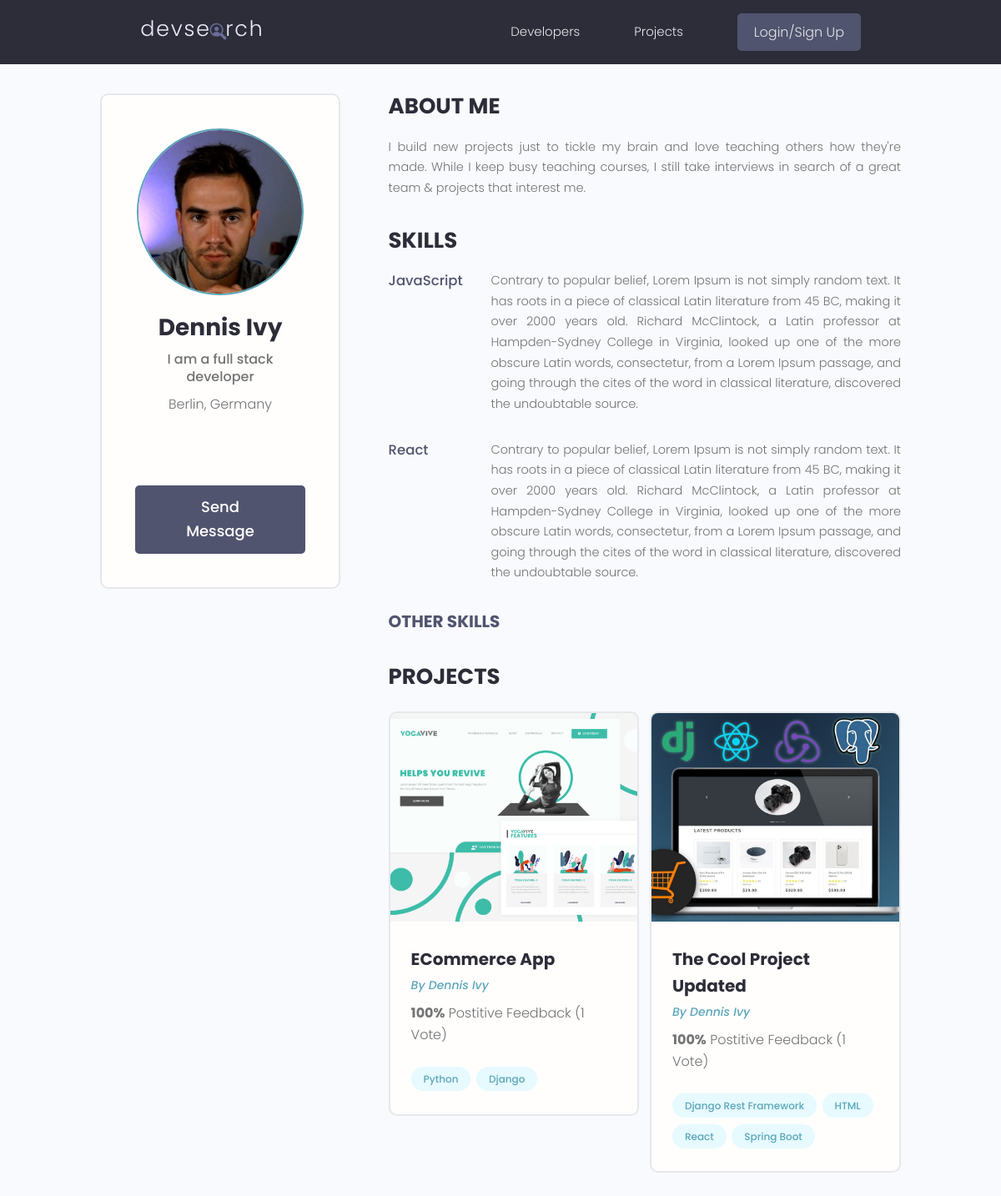
The app's page /users/3e3620e0-c275-47d3-b80e-275be287fba3 with its own data.
### users/models.py (models this page shows, shortened)
class Profile(models.Model):
    user = models.OneToOneField(User, on_delete=models.CASCADE, null=True, blank=True)
    name = models.CharField(max_length=100, null=True, blank=True)
    email = models.EmailField(max_length=150, null=True, blank=True)
    username = models.CharField(max_length=100, null=True, blank=True)
    location = models.CharField(max_length=200, null=True, blank=True)
    short_intro = models.CharField(max_length=200, null=True, blank=True)
    bio = models.TextField(null=True, blank=True)
    profile_image = models.ImageField(
        null=True, blank=True, upload_to='profiles/', default='profiles/user-default.png')
    social_github = models.CharField(max_length=100, null=True, blank=True)
    social_twitter = models.CharField(max_length=100, null=True, blank=True)
    social_linkedin = models.CharField(max_length=100, null=True, blank=True)
    social_youtube = models.CharField(max_length=100, null=True, blank=True)
    social_website = models.CharField(max_length=100, null=True, blank=True)
    created_on = models.DateTimeField(auto_now_add=True)
    id = models.UUIDField(default=uuid.uuid4, unique=True,
                          editable=False, primary_key=True)

class Skill(models.Model):
    owner = models.ForeignKey(Profile, on_delete=models.CASCADE, null=True, blank=True)
    name = models.CharField(max_length=150)
    description = models.TextField(null=True, blank=True)
    created_on = models.DateTimeField(auto_now_add=True)
    id = models.UUIDField(default=uuid.uuid4, unique=True,
                          editable=False, primary_key=True)

### projects/models.py (models this page shows, shortened)
class Project(models.Model):
    id = models.UUIDField(default=uuid.uuid4, unique=True,
                          editable=False, primary_key=True)
    owner = models.ForeignKey(Profile, on_delete=models.SET_NULL, null=True, blank=True)
    title = models.CharField(max_length=100)
    description = models.TextField(null=True, blank=True)
    featured_image = models.ImageField(null=True, blank=True, default='default.jpg')
    demo_link = models.CharField(max_length=1000, null=True, blank=True)
    source_link = models.CharField(max_length=1000, null=True, blank=True)
    tags = models.ManyToManyField('Tag', blank=True)
    vote_total = models.IntegerField(default=0, null=True, blank=True)
    vote_ratio = models.IntegerField(default=0, null=True, blank=True)
    created_on = models.DateTimeField(auto_now_add=True)
    class Meta:
        ordering = ['-vote_ratio', '-vote_total', 'title']

class Tag(models.Model):
    name = models.CharField(max_length=200)
    created_on = models.DateTimeField(auto_now_add=True)
    id = models.UUIDField(default=uuid.uuid4, unique=True,
                          editable=False, primary_key=True)
    def __str__(self):
        return self.name

### users/views.py (the view)
# urls.py: path('users/<str:pk>', views.profile_details, name='profile-details'),
def profile_details(request, pk):
    try:
        profile = models.Profile.objects.get(pk=pk)
    except models.Profile.DoesNotExist:
        raise ValidationError("The Requested Profile Does not exist")
    skills = models.Skill.objects.filter(owner=profile)
    projects = Project.objects.filter(owner=profile)
    context = {'profile': profile, 'skills': skills, 'projects': projects}
    return render(request, 'profile_details.html', context)

### users/templates/profile_details.html (shortened to what this page needs)
{% extends 'main.html' %}
{% block content %}
  <main class="profile my-md">
    <div class="container">
      <div class="layout">
        <div class="column column--1of3">
          <div class="card text-center">
            <div class="card__body dev">
              <img class="avatar avatar--xl" src="{{ profile.profile_image.url }}" />
              <h2 class="dev__name">{{ profile.name }}</h2>
              <p class="dev__title">{{ profile.short_intro }}</p>
              <p class="dev__location">{{ profile.location }}</p>
              <ul class="dev__social">
              </ul>
              <a href="#" class="btn btn--sub btn--lg">Send Message </a>
            </div>
          </div>
        </div>
        <div class="column column--2of3">
          <div class="devInfo">
            <h3 class="devInfo__title">About Me</h3>
            <p class="devInfo__about">
              {{ profile.bio }}
            </p>
          </div>
          <div class="devInfo">
            <h3 class="devInfo__title">Skills</h3>
            <div class="devInfo__skills">
              {% for skill in skills %}
                  {% if skill.description %}
                      <div class="devSkill">
                        <h4 class="devSkill__title">{{ skill.name }}</h4>
                        <p class="devSkill__info">
                          {{ skill.description }}
                        </p>
                      </div>
                  {% endif %}
              {% endfor %}
              <h3 class="devInfo__subtitle">Other Skills</h3>
            </div>
          </div>
          <div class="devInfo">
            <h3 class="devInfo__title">Projects</h3>
            <div class="grid grid--two">
              {% for project in projects %}
              <div class="column">
                <div class="card project">
                  <a href="{% url 'project-detail' project.id %}" class="project">
                    <img class="project__thumbnail" src="{{ project.featured_image.url }}" alt="project thumbnail" />
                    <div class="card__body">
                      <h3 class="project__title">{{ project.title }}</h3>
                      <p><a class="project__author" href="{% url 'profile-details' profile.id %}">By {{ project.owner.name }}</a></p>
                      <p class="project--rating">
                        <span style="font-weight: bold;">{{ project.vote_ratio }}%</span> Postitive
                        Feedback ({{ project.vote_total }} Vote{{ project.vote_total | pluralize:'s' }})
                      </p>
                      <div class="project__tags">
                        {% for tag in project.tags.all %}
                        <span class="tag tag--pill tag--main">
                          <small>{{ tag }}</small>
                        </span>
                        {% endfor %}
                      </div>
                    </div>
                  </a>
                </div>
              </div>
              {% endfor %}
            </div>
          </div>
        </div>
      </div>
    </div>
  </main>
{% endblock content %}

### static/styles/app.css (style rules this page uses)
:root { --color-sub: #2d2d39; }
.btn--sub { background-color: var(--color-sub-light); }
.card { border: 2px solid var(--color-light); }
img { width: 100%; }
.profile .card > .dev { padding: 4rem; }
.dev__name { color: var(--color-sub); font-size: 2.8rem; font-weight: 700; margin-top: 1rem; margin-bottom: 0.5rem; }
.dev__title { font-size: 1.6rem; font-weight: 500; line-height: 1.3; }
.dev__location { margin-top: 1rem; }
.dev__social { margin: 3rem 0; list-style: none; display: flex; justify-content: center; gap: 1.5rem; }
.devInfo { margin-bottom: 3rem; }
.devInfo__title, .devInfo__subtitle { font-size: 2.6rem; color: var(--color-sub); text-transform: uppercase; font-weight: 700; margin-bottom: 1.5rem; }
.devInfo__subtitle { font-size: 2rem; color: var(--color-sub-light); }
.devInfo__about, .devSkill__info { font-size: 1.45rem; line-height: 1.7; text-align: justify; }
.devSkill { margin-bottom: 3rem; }
.devSkill__title { font-size: 1.65rem; font-weight: 500; color: var(--color-sub-light); }
@media screen and (min-width: 700px) { .devSkill { display: flex; justify-content: space-between; gap: 3rem; } }
@media screen and (min-width: 700px) { .devSkill__info { flex-basis: 80%; } }
.project__author { font-size: 1.4rem; font-style: italic; }
.project--rating { margin-bottom: 1.6em; margin-top: .5em; }
.project__thumbnail { height: 25rem; object-fit: cover; object-position: top center; }
.project__title { font-size: 2rem; font-weight: 700; color: var(--color-sub); }

### static/uikit/styles/modules/_variables.css (style rules this page uses)
:root { --color-main: #5aa5b9; --color-main-light: #e6faff; --color-sub: #3f4156; --color-sub-light: #51546e; --color-sub-lighter: #ededfd; --color-text: #737373; --color-gray: #8b8b8b; --color-light: #e5e7eb; --color-light-gray: #767676; --color-bg: #f8fafd; --color-white: #fffefd; --color-white-light: #f3f3f3; --color-success: #359e64; --color-success-bg: #def8e8; --color-error: #fc4b0b; --color-error-bg: #fff2ee; --font-base: 'Poppins', arial, helvetica, 'Segoe UI', roboto, ubuntu, sans-serif; --font-monospace: 'Fira Code', 'Courier New', courier, monospace; --font-regular: 300; --font-medium: 500; --font-bold: 700; --generic-shadow: 1px 1px 5px #00000010; --generic-transition: all 0.3s ease-in-out; }

### static/uikit/styles/modules/_base.css (style rules this page uses)
* { margin: 0; padding: 0; box-sizing: border-box; text-rendering: optimizeLegibility; color: inherit; font-size: inherit; }
html { font-size: 50%; }
@media only screen and (min-width: 480px) { html { font-size: 56.25%; } }
@media only screen and (min-width: 1200px) { html { font-size: 62.5%; } }
body { line-height: 1.6; font-weight: 400; font-size: 1.5rem; color: var(--color-text); background-color: var(--color-bg); min-height: 100vh; }

### static/uikit/styles/modules/_typography.css (style rules this page uses)
* { font-family: var(--font-base); }
h2 { font-size: 3.6rem; font-weight: var(--font-bold); }
h3 { font-size: 3.2rem; font-weight: var(--font-medium); }
h4 { font-size: 2.8rem; font-weight: var(--font-medium); }
p, span, strong { font-size: 1.6rem; color: var(--color-text); font-weight: var(--font-regular); }
a { padding-bottom: 2px; text-decoration: none; display: inline-block; color: var(--color-main); font-weight: var(--font-medium); }

### static/uikit/styles/modules/_utilities.css (style rules this page uses)
.container { width: 92%; max-width: 165rem; margin: 0 auto; box-sizing: border-box; }
@media screen and (min-width: 1000px) { .container { width: 90%; } }
@media screen and (min-width: 1200px) { .container { width: 80%; } }
.text-center { text-align: center; }
.my-md { margin: 3rem auto; }

### static/uikit/styles/modules/_avatar.css (style rules this page uses)
.avatar { border-radius: 50%; border: 2px solid var(--color-main); object-fit: cover; }
.avatar--xl { height: 20rem; width: 20rem; }

### static/uikit/styles/modules/_button.css (style rules this page uses)
.btn { display: inline-block; position: relative; cursor: pointer; background-color: var(--color-light); font-weight: var(--font-medium); color: var(--color-sub); text-decoration: none; padding: 1rem 2rem; border-radius: 0.5rem; border: none; width: -webkit-fit-content; width: -moz-fit-content; width: fit-content; height: -webkit-fit-content; height: -moz-fit-content; height: fit-content; font-size: 1.6rem; outline-width: 0; outline-color: transparent; -webkit-backface-visibility: hidden; backface-visibility: hidden; transition: all 0.3s ease-in-out; }
.btn--sub { background-color: var(--color-sub); color: var(--color-white); }
.btn--lg { font-size: 1.8rem; padding: 1.2rem 4.5rem; }

### static/uikit/styles/modules/_card.css (style rules this page uses)
.card { border-radius: 1rem; background-color: var(--color-white); border: 1.5px solid var(--color-light); width: auto; height: auto; margin-top: 0.5rem; margin-bottom: 0.5rem; overflow: hidden; }
.card__body, .card__header { padding: 2rem 2.5rem; }

### records on screen
Profile: profile_image (picture), name "Dennis Ivy", short_intro "I am a full stack developer", location "Berlin, Germany", bio "I build new projects just to tickle my brain and love teaching others how they're made. While I keep busy teaching courses, I still take interviews in search of a great team & projects that interest me."
Skill: name "JavaScript", description "Contrary to popular belief, Lorem Ipsum is not simply random text. It has roots in a piece of classical Latin literature from 45 BC, making it over 2000 years old. Richard McClintock, a Latin professor at Hampden-Sydney College in Virginia, looked up one of the more obscure Latin words, consectetur, from a Lorem Ipsum passage, and going through the cites of the word in classical literature, discovered the undoubtable source."
Skill: name "React", description "Contrary to popular belief, Lorem Ipsum is not simply random text. It has roots in a piece of classical Latin literature from 45 BC, making it over 2000 years old. Richard McClintock, a Latin professor at Hampden-Sydney College in Virginia, looked up one of the more obscure Latin words, consectetur, from a Lorem Ipsum passage, and going through the cites of the word in classical literature, discovered the undoubtable source."
Project: featured_image (picture), title "ECommerce App", owner.name "Dennis Ivy", vote_ratio "100", vote_total "1"
Tag: name "Python"
Tag: name "Django"
Project: featured_image (picture), title "The Cool Project Updated", owner.name "Dennis Ivy", vote_ratio "100", vote_total "1"
Tag: name "Django Rest Framework"
Tag: name "HTML"
Tag: name "React"
Tag: name "Spring Boot"
